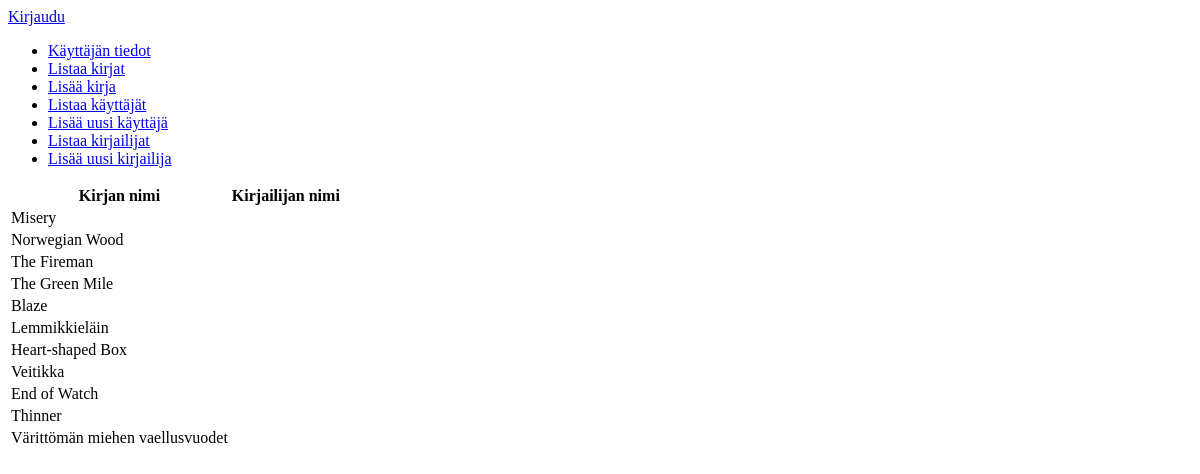
/books/, run on an earlier commit of the app's database.
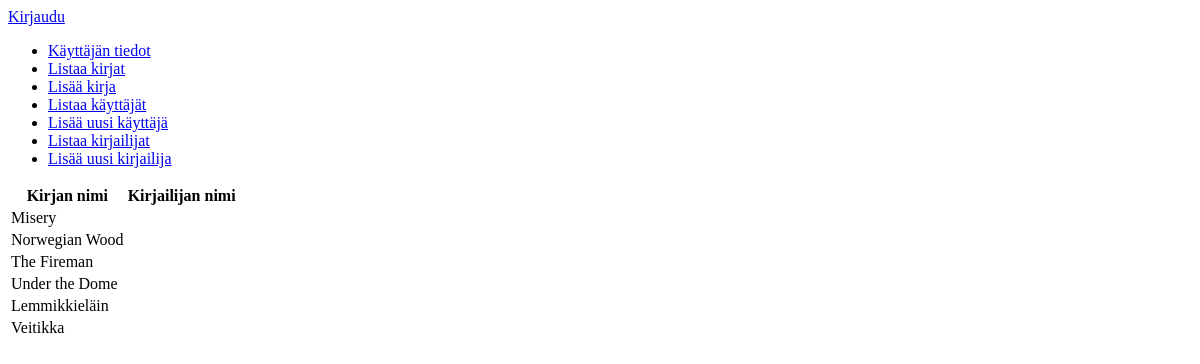
And on a later commit of the database.
### application/books/models.py (models this page shows, shortened)
class Book(Base):
    name = db.Column(db.String(144), nullable=False)
    account_id = db.Column(db.Integer, db.ForeignKey('account.id'), nullable=False)
    author_id = db.Column(db.Integer, db.ForeignKey('author.id'), nullable=False)

### application/books/views.py (the view)
@app.route("/books/", methods=["GET"])
def books_index():
    return render_template("books/list.html", books=Book.query.all())

### application/templates/books/list.html
{% extends "layout.html" %}
{% block body %}
  <table>
    <tr>
      <th>Kirjan nimi</th>
      <th>Kirjailijan nimi</th>
    </tr>
    {% for book in books %}
    <tr>
      <td>{{ book.name }}</td>
    </tr>
    {% endfor %}
  </table>
{% endblock %}

### application/templates/layout.html (shortened to what this page needs)
<!DOCTYPE html>
<html>
  <head>
  </head>
  <body>
    {% if current_user.is_authenticated %}
    <p>
      Kirjautunut nimellä {{ current_user.name }}. <a href="{{ url_for('auth_logout') }}">Kirjaudu ulos</a>
    </p>
    {% else %}
    <a href="{{ url_for('auth_login') }}">Kirjaudu</a>
    {% endif %}
    <ul>
      <li><a href="{{ url_for('auth_info', username=current_user.username) }}">Käyttäjän tiedot</a></li>
      <li><a href="{{ url_for('books_index') }}">Listaa kirjat</a></li>
      <li><a href="{{ url_for('books_form') }}">Lisää kirja</a></li>
      <li><a href="{{ url_for('auth_index') }}">Listaa käyttäjät</a></li>
      <li><a href="{{ url_for('auth_form') }}">Lisää uusi käyttäjä</a></li>
      <li><a href="{{ url_for('authors_index') }}">Listaa kirjailijat</a></li>
      <li><a href="{{ url_for('authors_form') }}">Lisää uusi kirjailija</a></li>
    </ul>
    {% block body %}{% endblock %}
  </body>
</html>

What changed in the data, as far as the page shows it:
removed Book: name "The Green Mile"
removed Book: name "Blaze"
removed Book: name "Heart-shaped Box"
removed Book: name "End of Watch"
removed Book: name "Thinner"
removed Book: name "Värittömän miehen vaellusvuodet"
added Book: name "Under the Dome"
